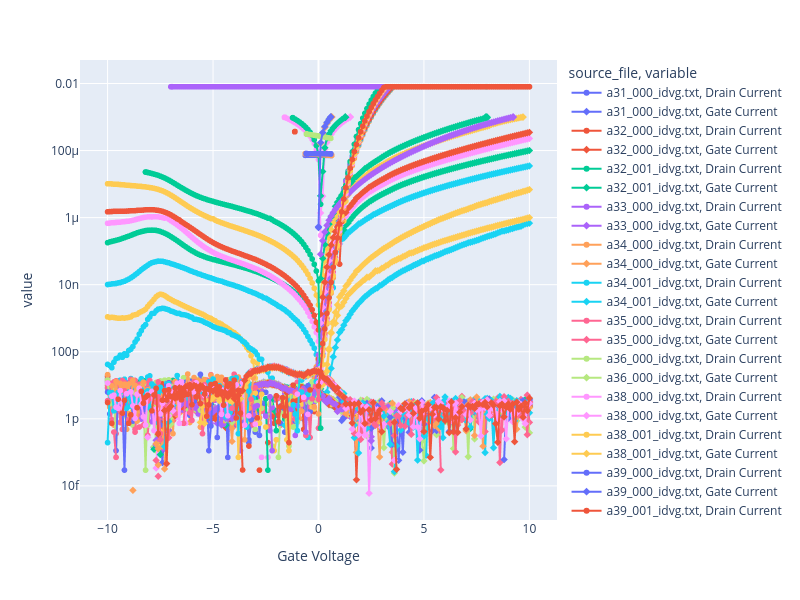

Notebook source saved alongside this figure:
### Markdown cell above
## ID-VG Data

### Code cell
# Get ID-VG data and plot Drain Current and Gate Current vs. Gate Voltage on the same graph, with separate lines for each source file.
idvg_df = df[df["source_file"].str.contains("_idvg", case=False, na=False)]

if idvg_df.empty:
    print("No ID-VG data found in the DataFrame.")
else:
    fig_idvg = px.line(
        idvg_df,
        x="Gate Voltage",
        y=["Drain Current", "Gate Current"],
        color="source_file",
        markers=True,
        symbol="variable",
    )

    fig_idvg.update_layout(
        width=800,
        height=600,
        yaxis_type="log",  # Logarithmic scale for current to better visualize low currents
    )
    fig_idvg.show()
